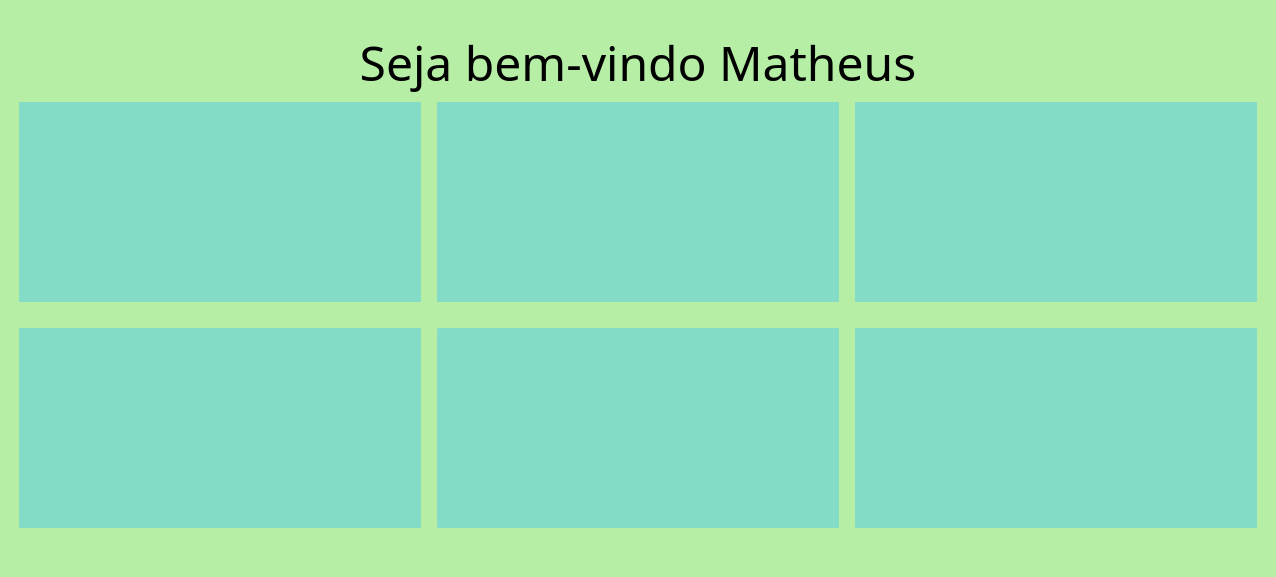
<?xml version="1.0" encoding="UTF-8"?>
<ui version="4.0">
 <class>fm_dashboard</class>
 <widget class="QMainWindow" name="fm_dashboard">
  <property name="geometry">
   <rect>
    <x>0</x>
    <y>0</y>
    <width>1276</width>
    <height>577</height>
   </rect>
  </property>
  <property name="font">
   <font>
    <family>Thin Pixe-l7</family>
    <pointsize>22</pointsize>
    <weight>50</weight>
    <italic>false</italic>
    <bold>false</bold>
   </font>
  </property>
  <property name="windowTitle">
   <string>fm_dashboard</string>
  </property>
  <property name="styleSheet">
   <string notr="true">#fm_dashboard
{
	background-color:#B6EEA6
}


#btn_1
{
	border-radius:1px;
	background-color: rgb(132, 220, 198);
	font: 22pt &quot;Thin Pixe-l7&quot;;
}

#btn_1:hover
{
	background-color:#A5FFD6;
}


#btn_2
{
	border-radius:1px;
	background-color: rgb(132, 220, 198);
}

#btn_2:hover
{
	background-color:#A5FFD6;
}

#btn_3
{
	border-radius:1px;
	background-color: rgb(132, 220, 198);
}

#btn_3:hover
{
	background-color:#A5FFD6;
}

#btn_4
{
	border-radius:1px;
	background-color: rgb(132, 220, 198);
}

#btn_4:hover
{
	background-color:#A5FFD6;
}

#btn_5
{
	border-radius:1px;
	background-color: rgb(132, 220, 198);
}

#btn_5:hover
{
	background-color:#A5FFD6;
}

#btn_6
{
	border-radius:1px;
	background-color: rgb(132, 220, 198);
}

#btn_6:hover
{
	background-color:#A5FFD6;
}</string>
  </property>
  <widget class="QWidget" name="centralwidget">
   <layout class="QGridLayout" name="gridLayout">
    <item row="4" column="1">
     <layout class="QHBoxLayout" name="horizontalLayout_2">
      <item>
       <widget class="QPushButton" name="btn_4">
        <property name="sizePolicy">
         <sizepolicy hsizetype="Expanding" vsizetype="Minimum">
          <horstretch>0</horstretch>
          <verstretch>0</verstretch>
         </sizepolicy>
        </property>
        <property name="minimumSize">
         <size>
          <width>400</width>
          <height>200</height>
         </size>
        </property>
        <property name="styleSheet">
         <string notr="true">background-image: url(:/ui/ui/btn_4.png);
background-position: center;
background-repeat: no-repeat;</string>
        </property>
        <property name="text">
         <string/>
        </property>
       </widget>
      </item>
      <item>
       <spacer name="horizontalSpacer_5">
        <property name="orientation">
         <enum>Qt::Horizontal</enum>
        </property>
        <property name="sizeType">
         <enum>QSizePolicy::Preferred</enum>
        </property>
        <property name="sizeHint" stdset="0">
         <size>
          <width>10</width>
          <height>20</height>
         </size>
        </property>
       </spacer>
      </item>
      <item>
       <widget class="QPushButton" name="btn_5">
        <property name="sizePolicy">
         <sizepolicy hsizetype="Expanding" vsizetype="Minimum">
          <horstretch>0</horstretch>
          <verstretch>0</verstretch>
         </sizepolicy>
        </property>
        <property name="minimumSize">
         <size>
          <width>400</width>
          <height>200</height>
         </size>
        </property>
        <property name="styleSheet">
         <string notr="true">background-image: url(:/ui/ui/btn_5.png);
background-position: center;
background-repeat: no-repeat;</string>
        </property>
        <property name="text">
         <string/>
        </property>
       </widget>
      </item>
      <item>
       <spacer name="horizontalSpacer_6">
        <property name="orientation">
         <enum>Qt::Horizontal</enum>
        </property>
        <property name="sizeType">
         <enum>QSizePolicy::Preferred</enum>
        </property>
        <property name="sizeHint" stdset="0">
         <size>
          <width>10</width>
          <height>20</height>
         </size>
        </property>
       </spacer>
      </item>
      <item>
       <widget class="QPushButton" name="btn_6">
        <property name="sizePolicy">
         <sizepolicy hsizetype="Expanding" vsizetype="Minimum">
          <horstretch>0</horstretch>
          <verstretch>0</verstretch>
         </sizepolicy>
        </property>
        <property name="minimumSize">
         <size>
          <width>400</width>
          <height>200</height>
         </size>
        </property>
        <property name="styleSheet">
         <string notr="true">background-image: url(:/ui/ui/btn_6.png);
background-position: center;
background-repeat: no-repeat;</string>
        </property>
        <property name="text">
         <string/>
        </property>
       </widget>
      </item>
     </layout>
    </item>
    <item row="0" column="1">
     <widget class="QLabel" name="label">
      <property name="maximumSize">
       <size>
        <width>16777215</width>
        <height>200</height>
       </size>
      </property>
      <property name="text">
       <string/>
      </property>
      <property name="pixmap">
       <pixmap resource="ui.qrc">:/ui/ui/titulo.png</pixmap>
      </property>
      <property name="alignment">
       <set>Qt::AlignCenter</set>
      </property>
     </widget>
    </item>
    <item row="2" column="1">
     <layout class="QHBoxLayout" name="horizontalLayout">
      <item>
       <widget class="QPushButton" name="btn_1">
        <property name="sizePolicy">
         <sizepolicy hsizetype="Expanding" vsizetype="Minimum">
          <horstretch>0</horstretch>
          <verstretch>0</verstretch>
         </sizepolicy>
        </property>
        <property name="minimumSize">
         <size>
          <width>400</width>
          <height>200</height>
         </size>
        </property>
        <property name="styleSheet">
         <string notr="true">background-image: url(:/ui/ui/btn_1.png);
background-position: center;
background-repeat: no-repeat;</string>
        </property>
        <property name="text">
         <string/>
        </property>
       </widget>
      </item>
      <item>
       <spacer name="horizontalSpacer_3">
        <property name="orientation">
         <enum>Qt::Horizontal</enum>
        </property>
        <property name="sizeType">
         <enum>QSizePolicy::Preferred</enum>
        </property>
        <property name="sizeHint" stdset="0">
         <size>
          <width>10</width>
          <height>20</height>
         </size>
        </property>
       </spacer>
      </item>
      <item>
       <widget class="QPushButton" name="btn_2">
        <property name="sizePolicy">
         <sizepolicy hsizetype="Expanding" vsizetype="Minimum">
          <horstretch>0</horstretch>
          <verstretch>0</verstretch>
         </sizepolicy>
        </property>
        <property name="minimumSize">
         <size>
          <width>400</width>
          <height>200</height>
         </size>
        </property>
        <property name="styleSheet">
         <string notr="true">background-image: url(:/ui/ui/btn_2.png);
background-position: center;
background-repeat: no-repeat;</string>
        </property>
        <property name="text">
         <string/>
        </property>
       </widget>
      </item>
      <item>
       <spacer name="horizontalSpacer_4">
        <property name="orientation">
         <enum>Qt::Horizontal</enum>
        </property>
        <property name="sizeType">
         <enum>QSizePolicy::Preferred</enum>
        </property>
        <property name="sizeHint" stdset="0">
         <size>
          <width>10</width>
          <height>20</height>
         </size>
        </property>
       </spacer>
      </item>
      <item>
       <widget class="QPushButton" name="btn_3">
        <property name="sizePolicy">
         <sizepolicy hsizetype="Expanding" vsizetype="Minimum">
          <horstretch>0</horstretch>
          <verstretch>0</verstretch>
         </sizepolicy>
        </property>
        <property name="minimumSize">
         <size>
          <width>400</width>
          <height>200</height>
         </size>
        </property>
        <property name="styleSheet">
         <string notr="true">background-image: url(:/ui/ui/btn_3.png);
background-position: center;
background-repeat: no-repeat;</string>
        </property>
        <property name="text">
         <string/>
        </property>
       </widget>
      </item>
     </layout>
    </item>
    <item row="2" column="0">
     <spacer name="horizontalSpacer">
      <property name="orientation">
       <enum>Qt::Horizontal</enum>
      </property>
      <property name="sizeType">
       <enum>QSizePolicy::Minimum</enum>
      </property>
      <property name="sizeHint" stdset="0">
       <size>
        <width>10</width>
        <height>20</height>
       </size>
      </property>
     </spacer>
    </item>
    <item row="3" column="1">
     <spacer name="verticalSpacer">
      <property name="orientation">
       <enum>Qt::Vertical</enum>
      </property>
      <property name="sizeType">
       <enum>QSizePolicy::Preferred</enum>
      </property>
      <property name="sizeHint" stdset="0">
       <size>
        <width>30</width>
        <height>20</height>
       </size>
      </property>
     </spacer>
    </item>
    <item row="5" column="1">
     <spacer name="verticalSpacer_2">
      <property name="orientation">
       <enum>Qt::Vertical</enum>
      </property>
      <property name="sizeType">
       <enum>QSizePolicy::Maximum</enum>
      </property>
      <property name="sizeHint" stdset="0">
       <size>
        <width>20</width>
        <height>40</height>
       </size>
      </property>
     </spacer>
    </item>
    <item row="2" column="2">
     <spacer name="horizontalSpacer_2">
      <property name="orientation">
       <enum>Qt::Horizontal</enum>
      </property>
      <property name="sizeType">
       <enum>QSizePolicy::Minimum</enum>
      </property>
      <property name="sizeHint" stdset="0">
       <size>
        <width>10</width>
        <height>20</height>
       </size>
      </property>
     </spacer>
    </item>
    <item row="1" column="1">
     <widget class="QLabel" name="label_2">
      <property name="maximumSize">
       <size>
        <width>16777215</width>
        <height>100</height>
       </size>
      </property>
      <property name="font">
       <font>
        <family>Thin Pixe-l7</family>
        <pointsize>36</pointsize>
       </font>
      </property>
      <property name="text">
       <string>Seja bem-vindo Matheus</string>
      </property>
      <property name="alignment">
       <set>Qt::AlignCenter</set>
      </property>
     </widget>
    </item>
   </layout>
  </widget>
 </widget>
 <resources>
  <include location="ui.qrc"/>
 </resources>
 <connections/>
</ui>
